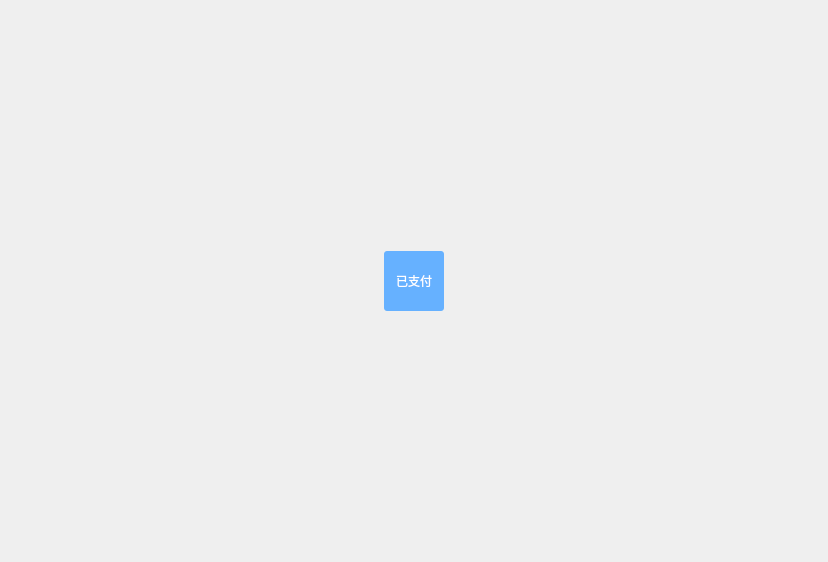
<?xml version="1.0" encoding="UTF-8"?>
<ui version="4.0">
 <class>pay</class>
 <widget class="QWidget" name="pay">
  <property name="geometry">
   <rect>
    <x>0</x>
    <y>0</y>
    <width>828</width>
    <height>562</height>
   </rect>
  </property>
  <property name="windowTitle">
   <string>Form</string>
  </property>
  <widget class="QPushButton" name="pushButton">
   <property name="geometry">
    <rect>
     <x>384</x>
     <y>251</y>
     <width>60</width>
     <height>60</height>
    </rect>
   </property>
   <property name="styleSheet">
    <string notr="true">QPushButton#pushButton{background:#66b1ff;color:#FFFFFF;border-radius:3px;}
QPushButton#pushButton:pressed{background:#3a8ee6;color:#FFFFFF}
</string>
   </property>
   <property name="text">
    <string>已支付</string>
   </property>
  </widget>
 </widget>
 <resources/>
 <connections/>
</ui>
